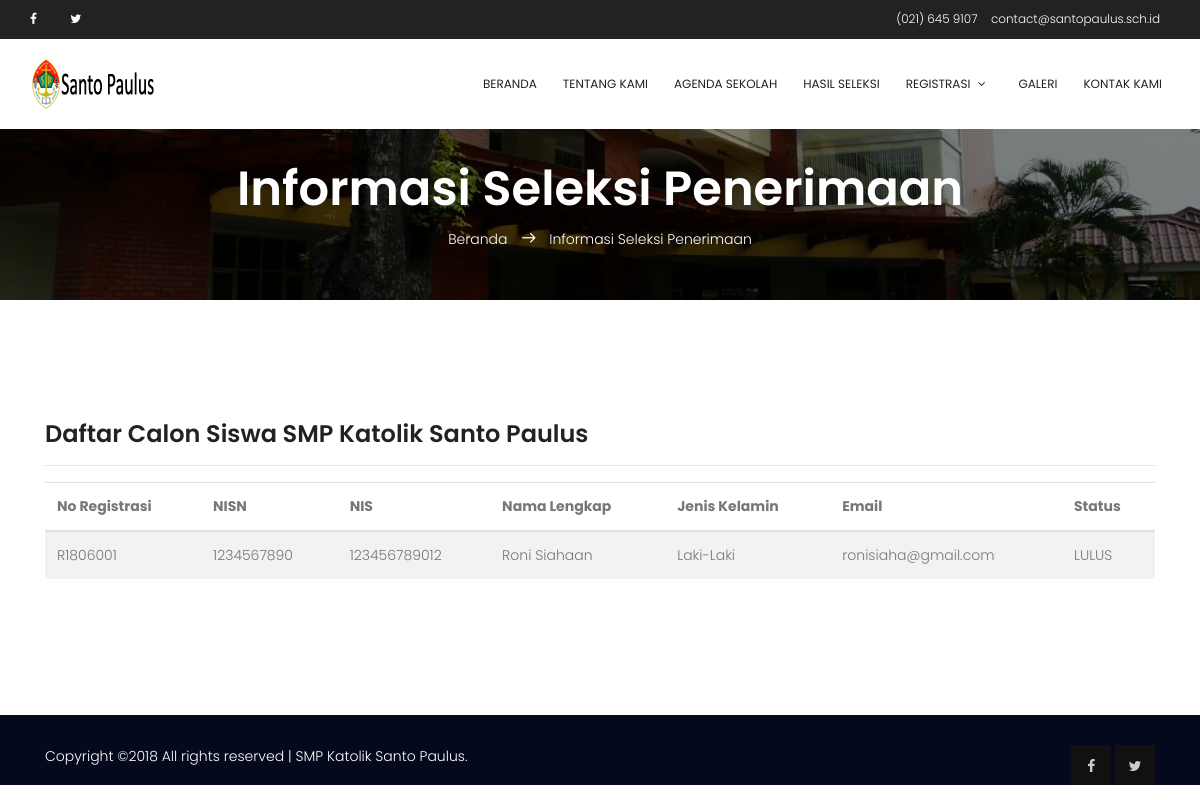
/?page=pengumuman, run on the app's committed database.
### tables this page shows
CREATE TABLE `registrasi` (
  `reg_id` varchar(8) NOT NULL,
  `reg_date` date NOT NULL,
  `cs_nisn` varchar(10) NOT NULL,
  `reg_status` tinyint(4) NOT NULL COMMENT '1:process,2:file_verified,3:pass,4:not_pass'
);

CREATE TABLE `calon_siswa` (
  `cs_id` int(11) NOT NULL,
  `cs_nisn` varchar(10) NOT NULL,
  `cs_nis` varchar(12) NOT NULL,
  `cs_nama_lengkap` varchar(100) NOT NULL,
  `cs_tmpt_lahir` varchar(100) NOT NULL,
  `cs_tgl_lahir` date NOT NULL,
  `cs_jkel` enum('L','P') NOT NULL,
  `cs_agama` varchar(35) NOT NULL,
  `cs_no_tlp` varchar(36) NOT NULL,
  `cs_alamat_lengkap` text NOT NULL,
  `cs_nama_ayah` varchar(100) NOT NULL,
  `cs_nama_ibu` varchar(100) NOT NULL,
  `cs_nama_wali` varchar(100) NOT NULL,
  `cs_asal_sekolah` varchar(100) NOT NULL,
  `cs_email` varchar(100) NOT NULL,
  `berkas_id` int(10) NOT NULL DEFAULT '0'
);

### digi_canvas.php (called while the page is built, shortened)
<?php
require("includes/constants.php");
require('includes/class.db.php');
$database = DB::getInstance();
include("template/v_header.php");
include("template/v_content.php");
include("template/v_footer.php");
?>

### includes/constants.php (called while the page is built, shortened)
<?php
$baseurl = "http://".$_SERVER['HTTP_HOST'].str_replace(basename($_SERVER['SCRIPT_NAME']),"",$_SERVER['SCRIPT_NAME']);
?>

### includes/class.db.php (called while the page is built, shortened)
<?php
class DB
{
    private $link = null;
    static $inst = null;
    public function __construct()
    {
        try {
            $this->link = new mysqli( DB_HOST, DB_USER, DB_PASS, DB_NAME );
            $this->link->set_charset( "utf8" );
        } catch ( Exception $e ) {
            die( 'Unable to connect to database' );
        }
    }
    public function get_results( $query, $object = false )
    {
        $results = $this->link->query( $query );
        if( $this->link->error )
        {
            $this->log_db_errors( $this->link->error, $query );
            return false;
        }
        else
        {
            $row = array();
            while( $r = ( !$object ) ? $results->fetch_assoc() : $results->fetch_object() )
            {
                $row[] = $r;
            }
            return $row;
        }
    }
    static function getInstance()
    {
        if( self::$inst == null )
        {
            self::$inst = new DB();
        }
        return self::$inst;
    }
}

### modules/pengumuman/page_pengumuman.php (the view, shortened to what this page needs)
<?php
    $pagetitle = "Informasi Seleksi Penerimaan";
?>
<section class="banner-area relative">
    <div class="overlay overlay-bg"></div>
    <div class="container">
        <div class="row d-flex align-items-center justify-content-center">
            <div class="about-content col-lg-12">
                <h1 class="text-white">
                    <?php echo ucfirst($pagetitle);?>
                </h1>
                <p class="text-white link-nav"><a href="<?php echo $baseurl;?>">Beranda </a>  <span class="lnr lnr-arrow-right"></span>  <?php echo ucfirst($pagetitle);?></p>
            </div>
        </div>
    </div>
</section>
<section class="section-gap">
<div class="container">
    <div class="row">
        <div class="col-md-12">
            <h3>Daftar Calon Siswa SMP Katolik Santo Paulus</h3><hr>
            <table id="data_grid" class="table table-striped">
            <thead>
                <tr>
                    <th>No Registrasi</th>
                    <th>NISN</th>
                    <th>NIS</th>
                    <th>Nama Lengkap</th>
                    <th>Jenis Kelamin</th>
                    <th>Email</th>
                    <th>Status</th>
                </tr>
            </thead>
            <tbody>
            <?php
                $query = "SELECT r.reg_id, r.reg_status, c.* "
                        . "FROM registrasi AS r INNER JOIN calon_siswa AS c ON r.cs_nisn = c.cs_nisn "
                        . "WHERE r.reg_status <> 0 ORDER BY reg_id ASC";
                $results = $database->get_results( $query );
                foreach( $results as $row )
                {
                    $gender = $row["cs_jkel"] == "L" ? "Laki-Laki" : "Perempuan";
                    $stat = (int)$row["reg_status"];
                    switch ($stat){
                        case 3:
                            $status = strtoupper("lulus");
                        break;
                    }
                        echo '<td>'.$row["reg_id"].'</td>';
                        echo '<td>'.$row["cs_nisn"].'</td>';
                        echo '<td>'.$row["cs_nis"].'</td>';
                        echo '<td>'.$row["cs_nama_lengkap"].'</td>';
                        echo '<td>'.$gender.'</td>';
                        echo '<td>'.$row["cs_email"].'</td>';
                        echo '<td>'.$status.'</td>';
                }
            ?>
            </tbody>
            </table>
        </div>
    </div>
</div>
</section>

### assets/css/main.css (style rules this page uses)
body { color:#777;font-family:"Poppins",sans-serif;font-size:14px;font-weight:300;line-height:1.625em;position:relative }
a { -webkit-transition:all 0.3s ease 0s;-moz-transition:all 0.3s ease 0s;-o-transition:all 0.3s ease 0s;transition:all 0.3s ease 0s }
a,a:focus,a:hover { text-decoration:none;outline:0 }
h1,h2,h3,h4,h5,h6 { font-family:"Poppins",sans-serif;color:#222;line-height:1.2em !important;margin-bottom:0;margin-top:0;font-weight:600 }
h1,.h1 { font-size:36px }
h3,.h3 { font-size:24px }
td,th { border-radius:0px }
.text-white { color:#fff }
.relative { position:relative }
.overlay { position:absolute;left:0;right:0;top:0;bottom:0 }
h1 { font-size:36px }
h3 { font-size:24px }
h1,h2,h3,h4,h5,h6 { line-height:1.5em }
.section-gap { padding:120px 0 }
.banner-area { background:url(../img/banner-bg.jpg) center;background-size:cover }
.banner-area .overlay { background:#000;opacity:.5 }
.link-nav { margin-top:10px;margin-bottom:0px }
.about-content { margin-top:110px;padding:50px 0px;text-align:center }
.about-content h1 { font-size:48px;font-weight:600 }
.about-content a { color:#fff;font-weight:300;font-size:14px }
.about-content .lnr { margin:0px 10px;font-weight:600 }

### data on the page
registrasi: reg_id "R1806001", calon_siswa.cs_nisn "1234567890", calon_siswa.cs_nis "123456789012", calon_siswa.cs_nama_lengkap "Roni Siahaan", calon_siswa.cs_jkel "Laki-Laki", calon_siswa.cs_email "ronisiaha@gmail.com", status "LULUS"

### other printed values
INFO_EMAIL "contact@santopaulus.sch.id"
$pagetitle "Informasi Seleksi Penerimaan"
WEB_TITLE "SMP Katolik Santo Paulus"
